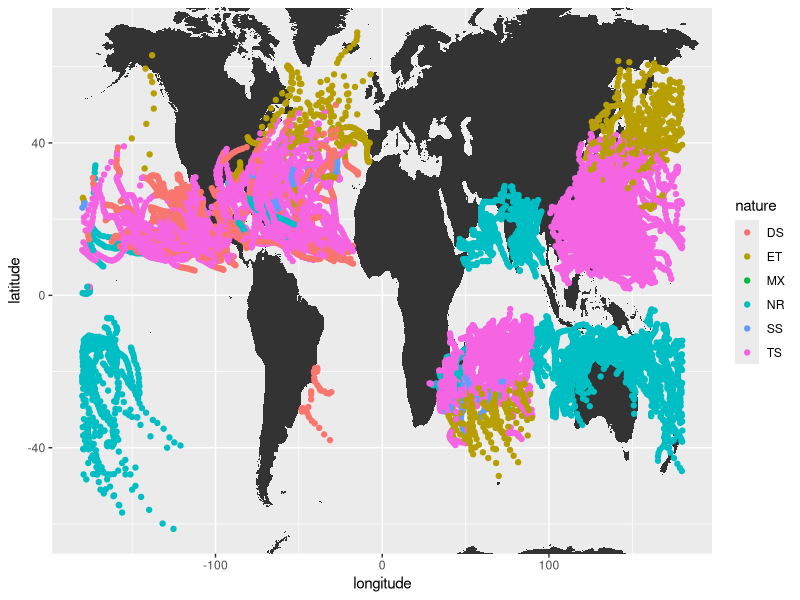
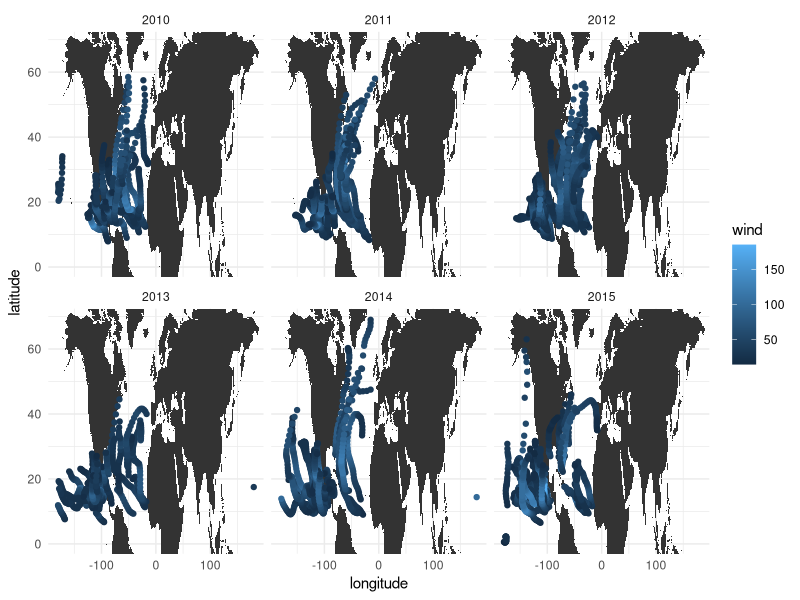
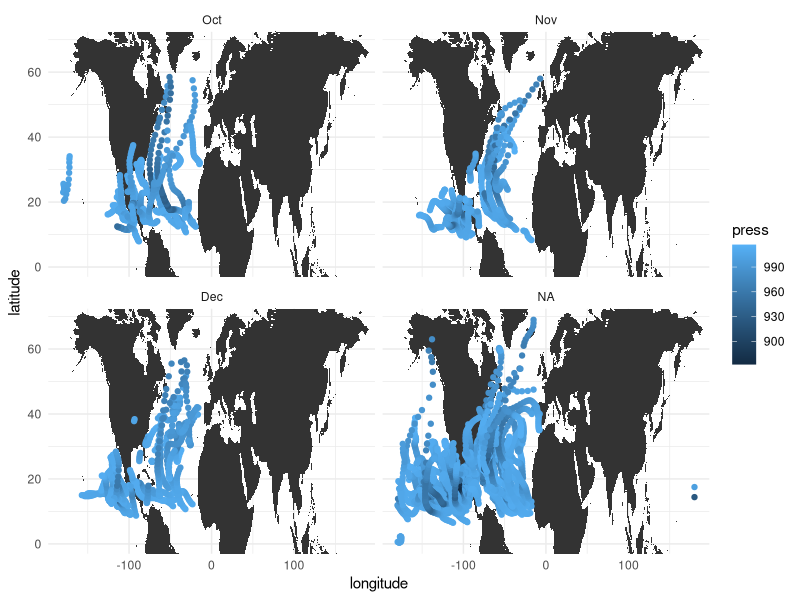
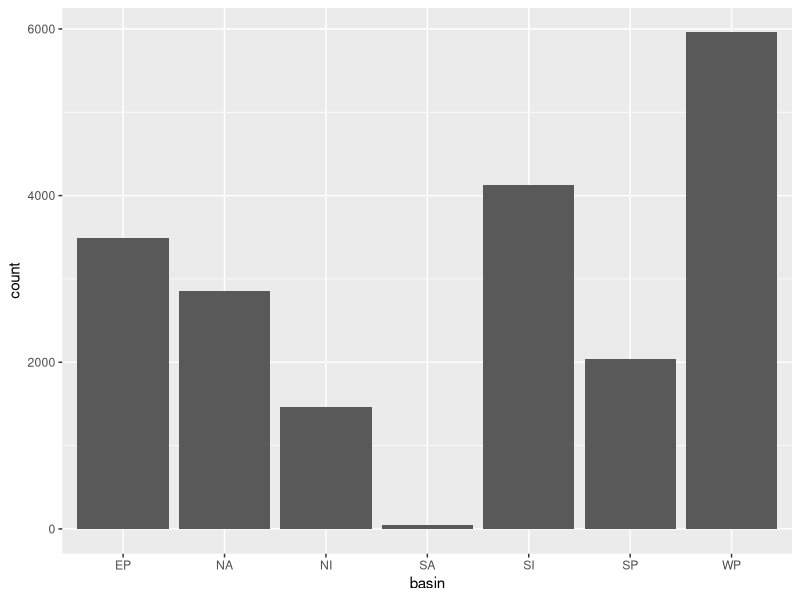

The R script that drew these images, in order:
## ---- chunk 1
knitr::opts_chunk$set(echo = TRUE)
# packages
library("dplyr")
library("readr") 
library("ggplot2")
library("lubridate")
## ---- chunk 2
# read data
col_name <- c("serial_num","season","num","basin","sub_basin","name","iso_name","nature","latitude","longitude","wind","press")
col_type <- c("cii?ccccdddd")
ibtracs <- read_csv("../data/ibtracs-2010-2015.csv", col_names = col_name, col_types = col_type, na = c('-999','-1','0'),skip = 1)
## ---- chunk 3
north_total <- sum(select(filter(ibtracs,latitude >=0),num))
north_total
south_total <- sum(select(filter(ibtracs,latitude<0),num))
south_total
world <- map_data('world')
ggplot(ibtracs) + annotation_map(fortify(world)) + geom_point(aes(x = longitude, y = latitude, color = nature))
## ---- chunk 4
bs <- filter(ibtracs, basin=='EP' | basin=='NA')
ggplot(bs) + annotation_map(fortify(world)) + geom_point(aes(x = longitude, y = latitude, color = wind))+ facet_wrap(~ season) + theme_minimal()
## ---- chunk 5
month <- mutate(bs, monthh = month(ymd_hms(bs$iso_name), label = TRUE))
ggplot(month) + annotation_map(fortify(world)) + geom_point(aes(x = longitude, y = latitude, color = press)) + facet_wrap(~ monthh) +theme_minimal()
## ---- chunk 6
ggplot(ibtracs)+ geom_bar(aes(x = basin))
